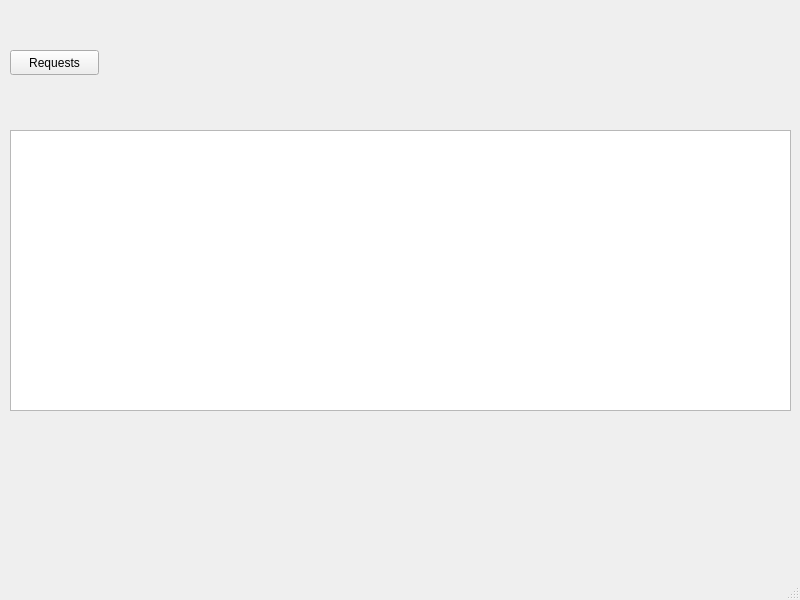
<?xml version="1.0" encoding="UTF-8"?>
<ui version="4.0">
 <class>MainWindow</class>
 <widget class="QMainWindow" name="MainWindow">
  <property name="geometry">
   <rect>
    <x>0</x>
    <y>0</y>
    <width>800</width>
    <height>600</height>
   </rect>
  </property>
  <property name="windowTitle">
   <string>MainWindow</string>
  </property>
  <widget class="QWidget" name="centralwidget">
   <widget class="QLabel" name="labelPort">
    <property name="geometry">
     <rect>
      <x>6</x>
      <y>0</y>
      <width>261</width>
      <height>20</height>
     </rect>
    </property>
    <property name="text">
     <string/>
    </property>
   </widget>
   <widget class="QPushButton" name="btnRequests">
    <property name="geometry">
     <rect>
      <x>10</x>
      <y>50</y>
      <width>89</width>
      <height>25</height>
     </rect>
    </property>
    <property name="text">
     <string>Requests</string>
    </property>
   </widget>
   <widget class="QTextEdit" name="textEdit">
    <property name="geometry">
     <rect>
      <x>10</x>
      <y>130</y>
      <width>781</width>
      <height>281</height>
     </rect>
    </property>
   </widget>
  </widget>
  <widget class="QMenuBar" name="menubar">
   <property name="geometry">
    <rect>
     <x>0</x>
     <y>0</y>
     <width>800</width>
     <height>22</height>
    </rect>
   </property>
  </widget>
  <widget class="QStatusBar" name="statusbar"/>
 </widget>
 <resources/>
 <connections/>
</ui>
